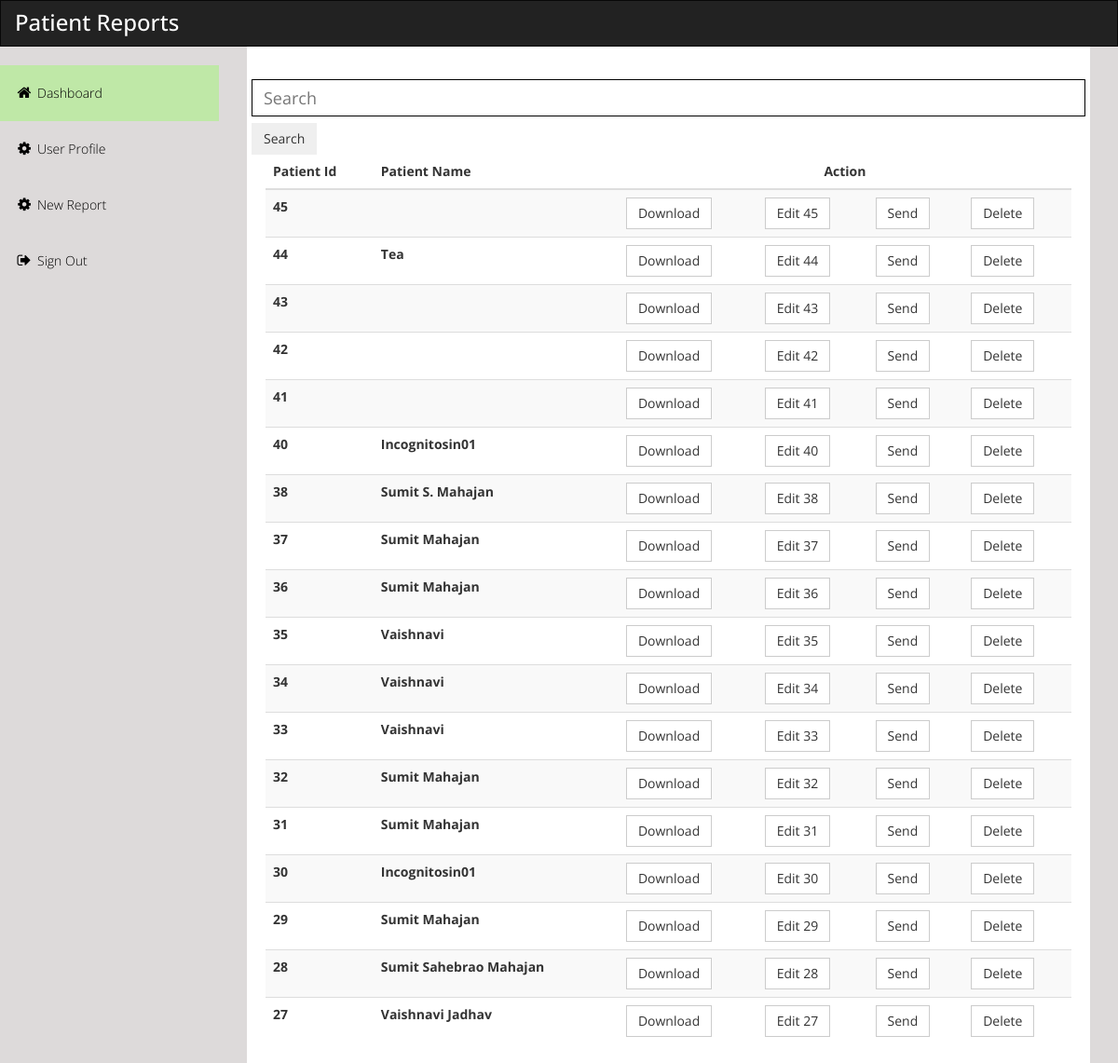
/dashboard/ (signed in), run on the app's committed database.
### Home/models.py (models this page shows, shortened)
class Report_Patient(models.Model):
    patient_id=models.AutoField(primary_key=True)
    ijkname=models.CharField(max_length=100, null=True)
    ijkgender=models.CharField(max_length=100, null=True)
    ijkdot=models.CharField(max_length=100, null=True)
    ijkdob=models.CharField(max_length=100, null=True)
    ijkage=models.IntegerField(null=True)
    ijkinformant=models.CharField(max_length=100, null=True)
    ijkclass=models.CharField(max_length=10,null=True)
    ijk2_age_observation=models.CharField(max_length=100,null=True)
    ijk2_attention=models.CharField(max_length=100,null=True)
    ijkappropriateness=models.CharField(max_length=100,null=True)
    ijkinappropriate=models.CharField(max_length=100,null=True)
    ijkinappropriateness =models.CharField(max_length=100,null=True)
    ijkschonell_list_0=models.CharField(max_length=100,null=True)
    ijkschonell_list_1=models.CharField(max_length=100,null=True)
    ijkschonell_list_2=models.CharField(max_length=100,null=True)
    ijkschonell_list_3=models.CharField(max_length=100,null=True)
    ijkschonell_list_4=models.CharField(max_length=100,null=True)
    ijkschonell_list_5=models.CharField(max_length=100,null=True)
    ijkauditory_res=models.CharField(max_length=100,null=True)
    ijkreport_name=models.CharField(max_length=100,null=True)
    ijk2_referral=models.CharField(max_length=100,null=True)
    ijkschool=models.CharField(max_length=100,null=True)
    ijkcomplaints=models.CharField(max_length=100,null=True)
    ijklanguages=models.CharField(max_length=100,null=True)
    ijk2_qualities=models.CharField(max_length=100,null=True)
    ijk2_response=models.CharField(max_length=100,null=True)
    ijkfinal_review=models.CharField(max_length=100,null=True)
    ijkfinal_percentile=models.CharField(max_length=100,null=True)
    ijkfinal_intelligence=models.CharField(max_length=100,null=True)
    ijkschonell_reading_handwriting=models.CharField(max_length=100,null=True)
    ijkschonell_reading_age=models.CharField(max_length=100,null=True)
    ijkschonell_spelling_age=models.CharField(max_length=100,null=True)
    ijkschonell_summary=models.CharField(max_length=100,null=True)
    ijkschonell_list_7=models.CharField(max_length=100,null=True)
    ijkauditory_age=models.CharField(max_length=100,null=True)
    ijkauditory_summary=models.CharField(max_length=100,null=True)
    ijkauditory_report=models.CharField(max_length=100,null=True)
    ijkfinal_summary=models.CharField(max_length=100,null=True)
    ijktests=models.CharField(max_length=100,null=True)
    ijksattler_table=models.CharField(max_length=100,null=True)
    ijkyear=models.IntegerField(null=True)
    ijkmonth=models.IntegerField(null=True)
    ijkravens_test=models.CharField(max_length=100,null=True)
    ijkverbal_tests_average=models.IntegerField(null=True)
    ijkverbal_tests=models.CharField(max_length=100,null=True)
    ijkfull_score=models.IntegerField(null=True)
    ijkperformance_tests_average=models.IntegerField(null=True)
    ijkperformance_tests=models.CharField(max_length=100,null=True)
    Report = models.FileField(upload_to='media')
    report_name=models.CharField(max_length=100,null=True)
    ijkappropriate=models.CharField(max_length=100,null=True)
    ijksevere_level_of_inadequacy=models.CharField(max_length=100,null=True)
    ijkschonell_reading_handwriting_1=models.CharField(max_length=100,null=True)
    ijkschonell_reading_handwriting_2=models.CharField(max_length=100,null=True)
    ijkschonell_reading_handwriting_3=models.CharField(max_length=100,null=True)
    ijkrecommendations=models.CharField(max_length=100,null=True)
    ijkrecommendations_input=models.CharField(max_length=100,null=True)
    ijkdigit_vocab = models.IntegerField()
    class Meta:
        ordering = ('-patient_id',)

### Home/views.py (the view)
# urls.py: path('dashboard/', views.index, name="index"),
@login_required(login_url='sign_in')
def index(request):
    patient = list(Report_Patient.objects.values())
    l=[]
    for i in patient:
        x = list(i.values())
        l.append(x)
    Url = f"{request.scheme}://{request.get_host()}/media/"
    return render(request, 'html/index.html',{'p':l,'u':Url})

### Home/templates/html/index.html (shortened to what this page needs)
<!DOCTYPE html>
{% load static %}
<head>
  <link rel="stylesheet" href="{% static 'css/bootstrap.min.css' %}">
  <link rel="stylesheet" href="{% static 'css/templatemo_main.css' %}">
  <link rel="stylesheet" href="//code.jquery.com/ui/1.11.4/themes/smoothness/jquery-ui.css">
</head>
<body>
  <div class="navbar navbar-inverse" role="navigation">
    <div class="navbar-header">
      <div class="logo">
        <h1>Patient Reports</h1>
      </div>
    </div>
  </div>
  <div class="template-page-wrapper">
    <div class="navbar-collapse collapse templatemo-sidebar">
      <ul class="templatemo-sidebar-menu">
        <li class="active"><a href="{% url 'index' %}"><i class="fa fa-home"></i>Dashboard</a></li>
        <li><a href="{% url 'profile' %}"><i class="fa fa-cog"></i>User Profile</a></li>
        <li><a href="{% url 'new_profile' %}"><i class="fa fa-cog"></i>New Report</a></li>
        <li><a href="javascript:;" data-toggle="modal" data-target="#confirmModal"><i class="fa fa-sign-out"></i>Sign
            Out</a></li>
      </ul>
    </div>
  </div>
  <div class="container">
    <div class="templatemo-content-wrapper">
      <div class="templatemo-content">
        <form action="{% url 'search_report' %}" method='GET' class="d-flex">
          <div class="row">
            <div class="col-10">
              <input name="report_search" id="search" class="form-control me-2" type="search" placeholder="Search"
                aria-label="Search" autocomplete="off"/>
            </div>
            <div class="col-2">
              <button class="btn nav_btn btn-outline-dark mx-1" type="submit" id="search">
                Search
              </button>
            </div>
          </div>
        </form>
        <table class="table table-striped table-hover">
          <thead>
            <tr>
              <th scope="col">Patient Id</th>
              <th scope="col">Patient Name</th>
              <th colspan="4" style="text-align: center;">Action</th>
            </tr>
          </thead>
          <tbody>
            {% for i in p %}
            <tr>
              <th scope="row">{{i.0}}</th>
              <th scope="row">{{i.1}}</th>
              <td><a href="{{u}}{{i.49}}" class="btn btn-default" download>Download</a></td>
              <form method="POST" action="{% url 'edit' %}">
                <td><input type="submit" class="btn btn-default" name="edit" value="Edit {{i.0}}"></a></td>
              </form>
              <td><a href="{% url 'send_mail' i.0 %}" class="btn btn-default">Send</a></td>
              <td><a href="{% url 'delete_report' i.0 %}" class="btn btn-default">Delete</a></td>
            </tr>
            {% endfor %}
          </tbody>
        </table>
      </div>
    </div>
</body>
</html>

### Home/static/css/templatemo_main.css (style rules this page uses)
* { font-family: 'Open Sans', sans-serif; }
body { background-color: rgb(221, 218, 218); }
h1 { font-size: 24px; }
.logo { display: inline-block; }
.logo h1 { font-size: 24px; margin: 10px 15px; }
.templatemo-content-wrapper { float: left; width: 100%; }
.templatemo-content { margin-left: 235px; margin-top: 0px; min-height: 600px; padding: 25px 20px 0 20px; background-color: white; overflow-x: hidden; }
.navbar { margin-bottom: 0; border-radius: 0; }
.navbar-header { color: white; }
.templatemo-sidebar { padding: 0; margin-top: 20px; }
.templatemo-sidebar .templatemo-sidebar-menu { list-style: none; margin: 0; padding: 0; }
.templatemo-sidebar .templatemo-sidebar-menu > li { display: block; margin: 0; padding: 0; border: 0px; }
.templatemo-sidebar .templatemo-sidebar-menu > li > a { display: block; position: relative; margin: 0; border: 0px; padding: 20px 15px; text-decoration: none; font-size: 14px; font-weight: 300; }
.templatemo-sidebar-menu a { color: black; }
.form-control { font-size: 18px !important; border-radius: 9 !important; border-color: black; color: black !important; background: transparent !important; box-shadow: none !important; margin-top: 10px; margin-bottom: 7px; height: 40px; }
.templatemo-sidebar .templatemo-sidebar-menu >li.active, .templatemo-sidebar .templatemo-sidebar-menu>li>a:hover { background-color: rgb(191, 232, 167); }
.templatemo-sidebar .templatemo-sidebar-menu > li > a > i { font-size: 16px; top: 2px; margin-top: 1px; margin-left: 1px; margin-right: 4px; display: inline-block; width: 1.25em; text-align: center; }
.nav-pills>li>a, .nav-tabs>li>a, .alert, .progress, .panel, .btn, .panel-group .panel, .form-control, .modal-content, .breadcrumb { border-radius: 0; }
@media screen and (min-width: 992px) { .templatemo-sidebar { width: 235px; float: left; position: relative; margin-right: -100%; } }

### data on the page
Report_Patient: ijkname "Tea"
Report_Patient: ijkname "Incognitosin01"
Report_Patient: ijkname "Sumit S. Mahajan"
Report_Patient: ijkname "Sumit Mahajan"
Report_Patient: ijkname "Sumit Mahajan"
Report_Patient: ijkname "Vaishnavi"
Report_Patient: ijkname "Vaishnavi"
Report_Patient: ijkname "Vaishnavi"
Report_Patient: ijkname "Sumit Mahajan"
Report_Patient: ijkname "Sumit Mahajan"
Report_Patient: ijkname "Incognitosin01"
Report_Patient: ijkname "Sumit Mahajan"
Report_Patient: ijkname "Sumit Sahebrao Mahajan"
Report_Patient: ijkname "Vaishnavi Jadhav"

### other printed values
{{ i.0 }} "45" "44" "43" "42" "41" "40" "38" "37" "36" "35" "34" "33" "32" "31" "30" "29" "28" "27"
